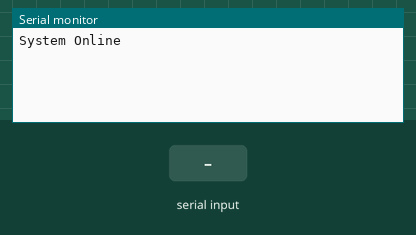
A sketch run on a simulated Arduino Mega 2560, built with avr-gcc and run on an emulated ATmega2560. On the bench: the last lines printed to the serial monitor. Inputs (shaded band) come from the test bench.

Above: at 1.2 s.
1.3 s: "90,45\n" received over the second serial link
At 2.9 s:
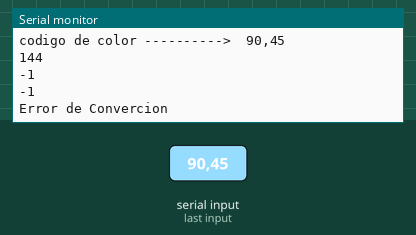
3.8 s: "30,150\n" received over the second serial link
At 6.0 s:
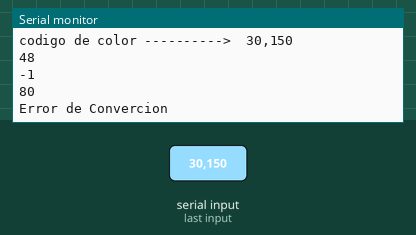
Timing chart, 0 to 7.5 s (numbered marks = the images above; inputs shaded):
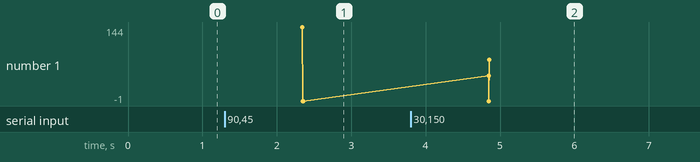

The sketch:

BTLED_PROJECT.ino
```cpp
String code = "";
int redLED = 2;
int greenLED = 3;
int blueLED = 4;
void setup()
{
	Serial.begin(9600);//comunicacion serial con el monitor de la pc
    Serial1.begin(9600);// comunicacion con el modulo Bluetooth HC-05
    Serial.println("System Online");//linea de control
}
void loop()
{
	if (Serial1.available()>=6) //se espera hasta que existan datos que leer
    {
        //-------------------------------------------------------------------------
        code ="";
        code=Serial1.readString();//se almacena toda la cadena en la variable code

        //-------------------lineas de control del programa------------------------

        Serial.print("codigo de color ---------->  ");
        Serial.println(code);

        //--------------------se crea un array y se guardan los datos de code------

        char code2 [code.length()+1];
        code.toCharArray(code2,code.length()+1);

        /*--------------------decodificacion del codigo Hexadecimal----------------
                               declaracion de los valores de color
        */

        int red = hexToByte(code2[0],code2[1]);
        Serial.println(red);
        int green = hexToByte(code2[2],code2[3]);
        Serial.println(green);
        int blue = hexToByte(code2[4],code2[5]);
        Serial.println(blue);
        delay(10);
        //-------------------validacion de datos y asignacion de valores de color-----------------------------------
        if (red < 0)
        {
            red = 0;
            green = 0;
            blue = 0;
            Serial.println("Error de Convercion");
        }
        else if (green < 0)
        {
            red = 0;
            green = 0;
            blue = 0;
            Serial.println("Error de Convercion");
        }
        else if (blue < 0)
        {
            red = 0;
            green = 0;
            blue = 0;
            Serial.println("Error de Convercion");
        }
        else
        {
            analogWrite (redLED, red);
            analogWrite (greenLED, green);
            analogWrite(blueLED, blue);

        }
    }
}
/* charToDigit cnvierte un caracter en su valor decimal en base al codigo exadecimal*/
int charToDigit (char c){
    if ((c >= '0')&&(c <= '9'))
    {
        return c - '0';
    }
    else if ((c >= 'A')&&(c <= 'F'))
    {
        return 10 + c - 'A';
    }
    else if ((c >= 'a')&&(c <= 'f'))
    {
        return 10 + c - 'a';
    }
    else
    {
        return -1;
    }
}
/* hexToByte convierte dos caracteres de un codigo hexadecimal en su valor de base 10*/
int hexToByte (char a, char b){
    int first = charToDigit(a);
    int secon = charToDigit(b);
    if ((first < 0)||(secon < 0))
    {
        return -1;
    }
    return first * 16+secon;
}
```

Measured:
- after the input at 1.3 s, the serial monitor: prints a new line after 1.0 s (image 1)
- after the input at 3.8 s, the serial monitor: prints a new line after 1.0 s (image 2)
- plotted number 1: -1 → 80 after the input at 3.8 s
